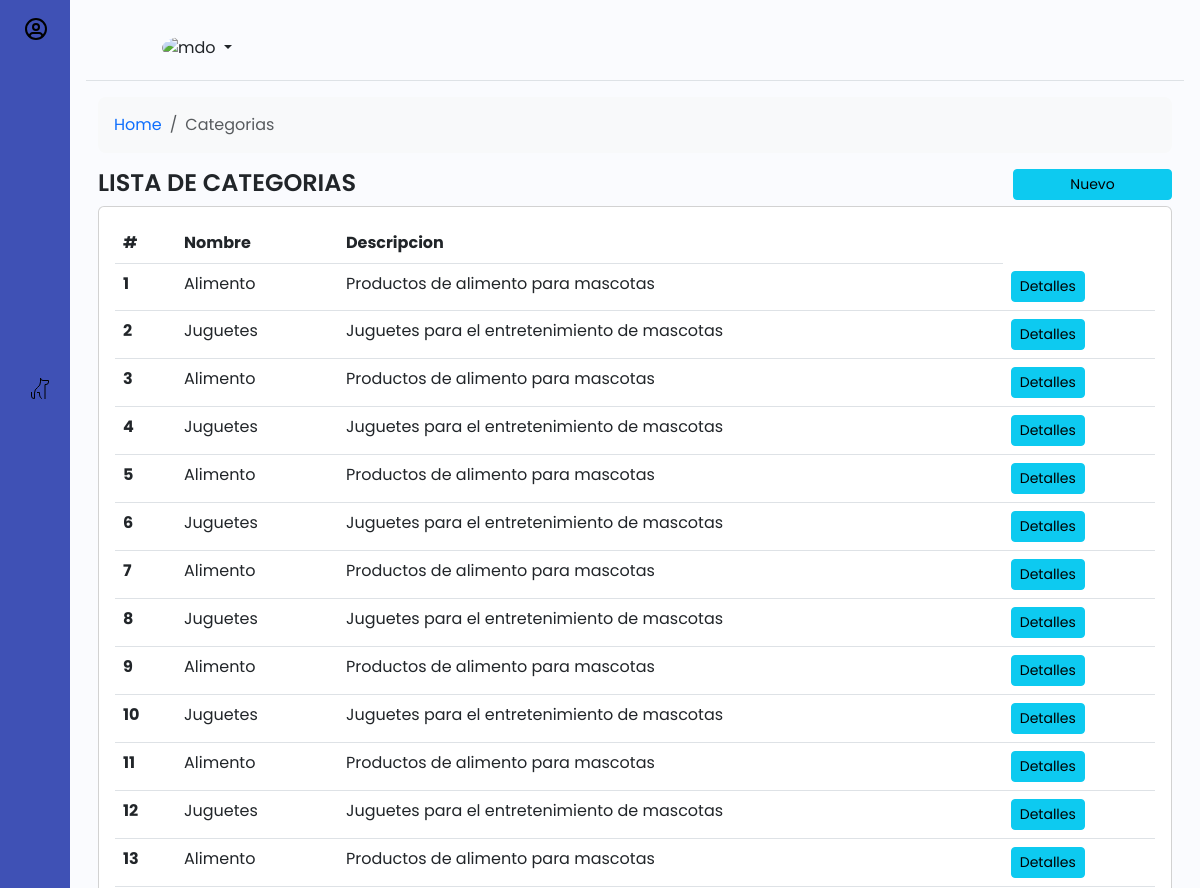
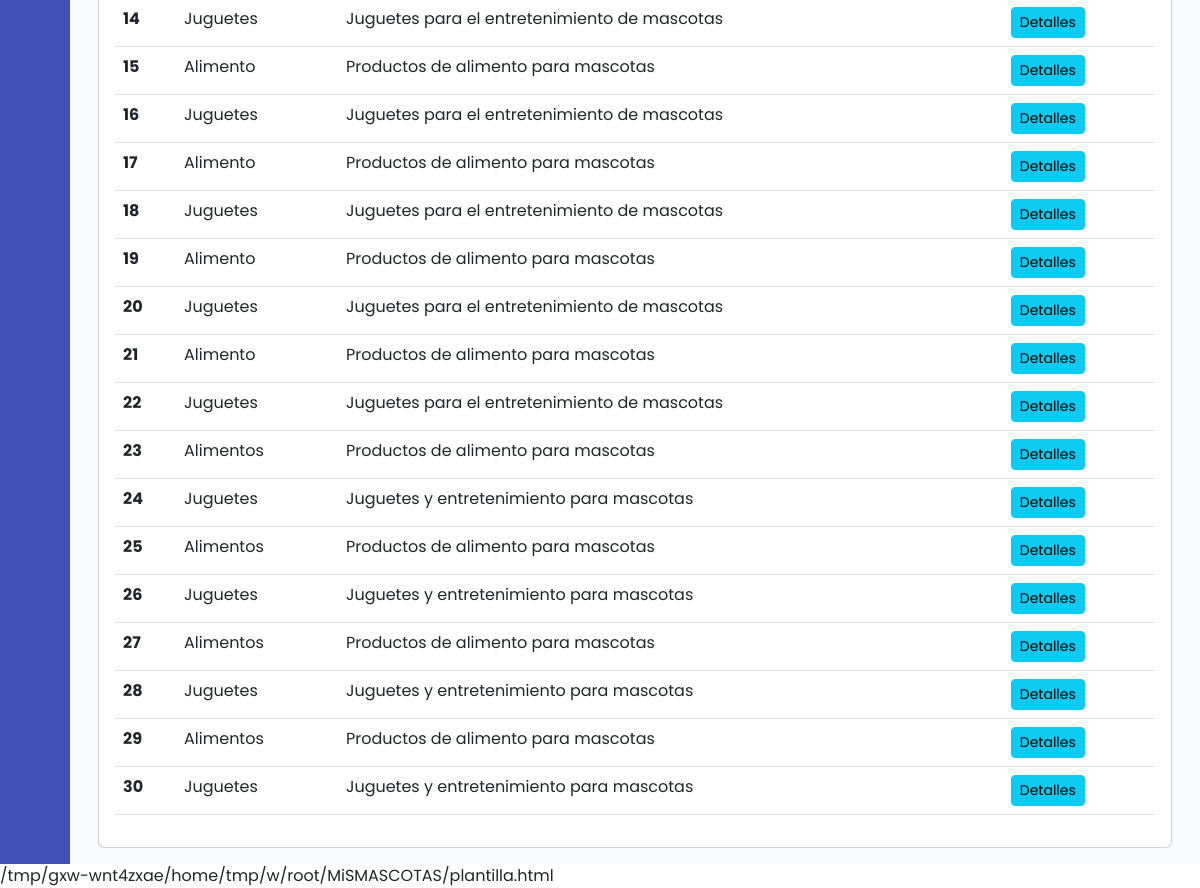
Page /Pag/Categorias/lista.php on the committed database (2 pictures, top to bottom).
### tables this page shows
CREATE TABLE IF NOT EXISTS `categorias` (
  `id_categoria` int NOT NULL AUTO_INCREMENT,
  `nombre` varchar(50) NOT NULL,
  `descripcion` text,
  PRIMARY KEY (`id_categoria`)
);

### includes/conn.php (called while the page is built, shortened)
<?php
	class conectarDB {
		public function __construct(){
			try{
				$this->conn_db=new PDO(DB_HOST,DB_USER,DB_PASS);
			}catch(Exception $e){
				echo "Error al conectar" .$e->getCode();
			}
		}
	}
?>

### modelo/class_categoria.php (called while the page is built, shortened)
<?php
require_once($_SERVER['DOCUMENT_ROOT'].'/MISMASCOTAS/includes/conn.php');
class categoria extends conectarDB{
	public function listar_categoria(){
		$sql="SELECT * FROM categorias";
		$sentencia=$this->conn_db->prepare($sql);
		$sentencia->execute();
		$resultados = $sentencia->fetchAll(PDO::FETCH_ASSOC);
		return $resultados;
	}
}

### Pag/Categorias/lista.php (the view, shortened to what this page needs)
<?php
    echo ($_SERVER['DOCUMENT_ROOT'].'/MiSMASCOTAS/plantilla.html');
    $categoria =  new categoria();
    $lista =  $categoria->listar_categoria();
?>
<div class="row">
    <div class="col-md-12">
        <nav aria-label="breadcrumb">
            <ol class="breadcrumb p-3 bg-body-tertiary rounded-3">
            <li class="breadcrumb-item"><a href="http://localhost/MiSMASCOTAS/plantilla.html">Home</a></li>
            <li class="breadcrumb-item active" aria-current="page">Categorias</li>
            </ol>
        </nav>
    </div>
</div>
<div class="row">
    <div class="col-md-10">
        <h1>LISTA DE CATEGORIAS</h1>
    </div>
    <div class="col-md-2">
        <a href="http://localhost/MiSMASCOTAS/Pag/Categorias/nuevo.php" class="btn btn-info btn-sm col-12">Nuevo</a>
    </div>
</div>
<div class="row">
    <div class="col-md-12">
        <div class="card">
            <div class="card-body">
                <table class="table">
                    <thead>
                        <tr>
                            <th scope="col">#</th>
                            <th scope="col">Nombre</th>
                            <th scope="col">Descripcion</th>
                        </tr>
                    </thead>
                    <tbody>
                        <?php
                            $cont = 0;
                            foreach($lista as $fila){
                                $cont++;
                            ?>
                            <tr>
                                <th scope="row"><?php echo $cont?></th>
                                <td><?php echo $fila['nombre']?></td>
                                <td><?php echo $fila['descripcion']?></td>
                                <td><a href="http://localhost/MiSMASCOTAS/Pag/Categorias/detalle.php?ID=<?php echo $fila['id_categoria']?>" class="btn btn-sm btn-info">Detalles</a></td>
                            </tr>
                        <?php  } ?>
                    </tbody>
                </table>
            </div>
        </div>
    </div>
</div>

### css/style.css (style rules this page uses)
a { text-decoration: none; }
li { list-style: none; }
h1 { font-weight: 600; font-size: 1.5rem; }
body { font-family: 'Poppins', sans-serif; }
.wrapper { display: flex; }
.main { min-height: 100vh; width: 100%; overflow: hidden; transition: all 0.35s ease-in-out; background-color: #fafbfe; }
#sidebar { width: 70px; min-width: 70px; z-index: 1000; transition: all .25s ease-in-out; background-color: #3f51b5; display: flex; flex-direction: column; }
.toggle-btn { background-color: transparent; cursor: pointer; border: 0; padding: 1rem 1.5rem; }
.sidebar-nav { padding: 2rem 0; flex: 1 1 auto; }
a.sidebar-link { padding: .625rem 1.625rem; color: #FFF; display: block; font-size: 0.9rem; white-space: nowrap; border-left: 3px solid transparent; }
.sidebar-item { position: relative; }

### rows in the picture
categorias: nombre "Alimento", descripcion "Productos de alimento para mascotas"
categorias: nombre "Juguetes", descripcion "Juguetes para el entretenimiento de mascotas"
categorias: nombre "Alimento", descripcion "Productos de alimento para mascotas"
categorias: nombre "Juguetes", descripcion "Juguetes para el entretenimiento de mascotas"
categorias: nombre "Alimento", descripcion "Productos de alimento para mascotas"
categorias: nombre "Juguetes", descripcion "Juguetes para el entretenimiento de mascotas"
categorias: nombre "Alimento", descripcion "Productos de alimento para mascotas"
categorias: nombre "Juguetes", descripcion "Juguetes para el entretenimiento de mascotas"
categorias: nombre "Alimento", descripcion "Productos de alimento para mascotas"
categorias: nombre "Juguetes", descripcion "Juguetes para el entretenimiento de mascotas"
categorias: nombre "Alimento", descripcion "Productos de alimento para mascotas"
categorias: nombre "Juguetes", descripcion "Juguetes para el entretenimiento de mascotas"
categorias: nombre "Alimento", descripcion "Productos de alimento para mascotas"
categorias: nombre "Juguetes", descripcion "Juguetes para el entretenimiento de mascotas"
categorias: nombre "Alimento", descripcion "Productos de alimento para mascotas"
categorias: nombre "Juguetes", descripcion "Juguetes para el entretenimiento de mascotas"
categorias: nombre "Alimento", descripcion "Productos de alimento para mascotas"
categorias: nombre "Juguetes", descripcion "Juguetes para el entretenimiento de mascotas"
categorias: nombre "Alimento", descripcion "Productos de alimento para mascotas"
categorias: nombre "Juguetes", descripcion "Juguetes para el entretenimiento de mascotas"
categorias: nombre "Alimento", descripcion "Productos de alimento para mascotas"
categorias: nombre "Juguetes", descripcion "Juguetes para el entretenimiento de mascotas"
categorias: nombre "Alimentos", descripcion "Productos de alimento para mascotas"
categorias: nombre "Juguetes", descripcion "Juguetes y entretenimiento para mascotas"
categorias: nombre "Alimentos", descripcion "Productos de alimento para mascotas"
categorias: nombre "Juguetes", descripcion "Juguetes y entretenimiento para mascotas"
categorias: nombre "Alimentos", descripcion "Productos de alimento para mascotas"
categorias: nombre "Juguetes", descripcion "Juguetes y entretenimiento para mascotas"
categorias: nombre "Alimentos", descripcion "Productos de alimento para mascotas"
categorias: nombre "Juguetes", descripcion "Juguetes y entretenimiento para mascotas"
